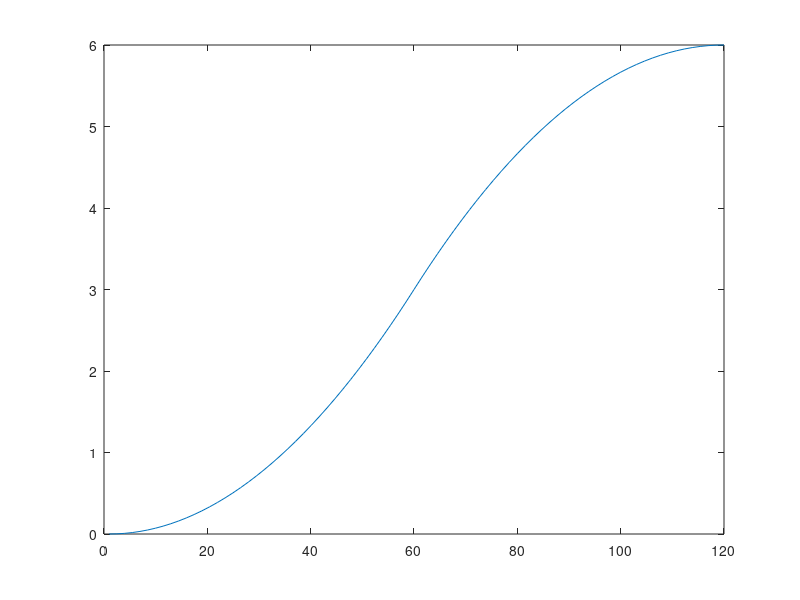

Reproduce this figure in MATLAB. (Note: this script raises an error after producing the figure.)
%%
%Generating Reference signals
%Lateral Position
t=linspace(0,1,40);
x=[1 30 60 90 120];
y=[0 3 6];

x_1=(1-t).^2*x(1)+2*t.*(1-t)*x(2)+(t.^2)*x(3);
x_2=(1-t).^2*x(3)+2*t.*(1-t)*x(4)+(t.^2)*x(5);
y_1=(1-t).^2*y(1)+2*t.*(1-t)*y(1)+(t.^2)*y(2);
y_2=(1-t).^2*y(2)+2*t.*(1-t)*y(3)+(t.^2)*y(3);

x_pos=[x_1 x_2(2:end)];
y_pos=[y_1 y_2(2:end)];
time=0:0.1:8;
y_ref=[time;[y_pos(1) y_pos y_pos(end)]]';


%Yaw angle
psy_n_1=-2*(1-t)*y(1)+2*(1-t)*y(1)-2*t*y(1)+2*t*y(2);
psy_d_1=-2*(1-t)*x(1)+2*(1-t)*x(2)-2*t*x(2)+2*t*x(3);
psy_1=atan(psy_n_1./psy_d_1);
psy_n_2=-2*(1-t)*y(2)+2*(1-t)*y(3)-2*t*y(3)+2*t*y(3);
psy_d_2=-2*(1-t)*x(3)+2*(1-t)*x(4)-2*t*x(4)+2*t*x(5);
psy_2=atan(psy_n_2./psy_d_2);

psy=[psy_1 psy_2(2:end)];
psy_ref=[time;[psy(1) psy psy(end)]]';

%Plot
plot(x_pos,y_pos);
ah=gca;
ah.YLim=[0 20];
yyaxis right;
plot(x_pos,psy);
ah.YLim=[0 0.2];

%%
%Defining My Car Model
%[y dy psy dpsy]
val=struct('cf',80000,'cr',96000,'vx',30,'m',2325,'I',4132,'lf',1.43,'lr',1.595);
A=[0 1 0 0; 0 -2*(val.cf+val.cr)/val.m/val.vx 0 -val.vx-(2*(val.cf*val.lf-val.cr*val.lr)/val.m/val.vx);0 0 0 1;0 -(2*(val.cf*val.lf-val.cr*val.lr))/val.I/val.vx 0 -(2*(val.cf*val.lf^2+val.cr*val.lr^2))/val.I/val.vx];
B= [0 2*val.cf/val.m 0 2*val.lf*val.cf/val.I].';
C=[1 0 val.vx 0; 0 0 1 0];
D=[0;0];

rank(obsv(A,C))
rank(ctrb(A,B))



%Defining My Car Model With Tutorial Values
%[y dy psy dpsy]
val=struct('cf',19000,'cr',33000,'vx',15,'m',1575,'I',2875,'lf',1.2,'lr',1.6);
A=[0 1 0 0; 0 -2*(val.cf+val.cr)/val.m/val.vx 0 -val.vx-(2*(val.cf*val.lf-val.cr*val.lr)/val.m/val.vx);0 0 0 1;0 -(2*(val.cf*val.lf-val.cr*val.lr))/val.I/val.vx 0 -(2*(val.cf*val.lf^2+val.cr*val.lr^2))/val.I/val.vx];
B= [0 2*val.cf/val.m 0 2*val.lf*val.cf/val.I].';
C=[1 0 val.vx 0; 0 0 1 0];
D=[0;0];

rank(obsv(A,C))
rank(ctrb(A,B))

        mpc1=mpc(ss(A,B,C,D),0.1);
        getEstimator(mpc1)%Error

        mpc2=mpc(ss(A,B,C,D),0.5);
        getEstimator(mpc2)%No Error

        mpc3=mpc(ss(A,B,C,D),0.9);
        getEstimator(mpc3)%No Error
        
        rank(ctrb(c2d(ss(A,B,C,D),0.1)))
        rank(ctrb(c2d(ss(A,B,C,D),0.5)))
        rank(ctrb(c2d(ss(A,B,C,D),0.9)))

        
        %[dy psy dpsy]
        A=[-2*(val.cf+val.cr)/val.m/val.vx 0 -val.vx-(2*(val.cf*val.lf-val.cr*val.lr)/val.m/val.vx);0 0 1;-(2*(val.cf*val.lf-val.cr*val.lr))/val.I/val.vx 0 -(2*(val.cf*val.lf^2+val.cr*val.lr^2))/val.I/val.vx];
        B= [2*val.cf/val.m 0 2*val.lf*val.cf/val.I].';
        C=[1 val.vx 0];
        D=[0];

        rank(obsv(A,C))
        rank(ctrb(A,B))
        
        car=ss(A,B,C,D)
        carm=ss(car,'minimal') 
        
        
%Defining Tutorial Car Model with changed vectors
%[Y dY psy dpsy]
val=struct('cf',19000,'cr',33000,'vx',15,'m',1575,'I',2875,'lf',1.2,'lr',1.6);
A=[0 1 val.vx 0;0 -2*(val.cf+val.cr)/val.m/val.vx 0 -val.vx-(2*(val.cf*val.lf-val.cr*val.lr)/val.m/val.vx);0 0 0 1;0 -(2*(val.cf*val.lf-val.cr*val.lr))/val.I/val.vx 0 -(2*(val.cf*val.lf^2+val.cr*val.lr^2))/val.I/val.vx];
B=[0 2*val.cf/val.m 0 2*val.lf*val.cf/val.I].';
C=[1 0 0 0;0 0 1 0];
D=[0;0];

rank(obsv(A,C))
rank(ctrb(A,B))



%%
%Backup
rank(obsv(c2d(ss(A,B,C,D),0.1)))
rank(ctrb(c2d(ss(A,B,C,D),0.1)))
rank(obsv(c2d(ss(A,B,C,D),0.5)))
rank(ctrb(c2d(ss(A,B,C,D),0.5)))

%Exact Car Model
val=struct('cf',19000,'cr',33000,'vx',15,'m',1575,'I',2875,'lf',1.2,'lr',1.6);
A=[-2*(val.cf+val.cr)/val.m/val.vx 0 -val.vx-(2*(val.cf*val.lf-val.cr*val.lr)/val.m/val.vx) 0;0 0 1 0;-(2*(val.cf*val.lf-val.cr*val.lr))/val.I/val.vx 0 -(2*(val.cf*val.lf^2+val.cr*val.lr^2))/val.I/val.vx 0;1 val.vx 0 0];
B=[2*val.cf/val.m 0 2*val.lf*val.cf/val.I 0].';
C=[0 0 0 1; 0 1 0 0];
D=[0;0];

pzmap(ss(A,B,C,D));
rank(obsv(A,C))
rank(ctrb(A,B))


x=zeros(80,1);
for i=1:80
    x(i)=y_ref(i+1,2)-y_ref(i,2);
end
x